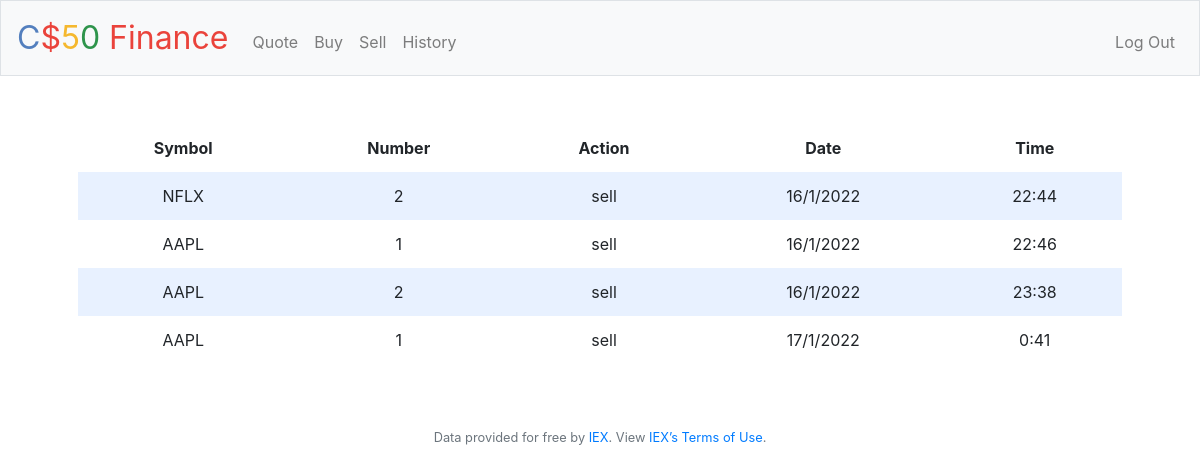
Screenshot of /history (signed in) with the database file from the repository.
### tables this page shows
CREATE TABLE history(
    id INTEGER,
    username TEXT NOT NULL,
    user_action TEXT NOT NULL,
    symbol TEXT NOT NULL,
    stock_num INT NOT NULL,
    year INT,
    month INT,
    day INT,
    hour INT,
    minutes INT,
    FOREIGN KEY(username) REFERENCES users(username),
    PRIMARY KEY(id)
    );

### app.py (the view)
@app.route("/history")
@login_required
def history():
    id = session["user_id"]
    username = db.execute("SELECT username FROM users WHERE id = ?", id)
    history = db.execute("SELECT * FROM history WHERE username = ?", username[0]['username'])
    return render_template('history.html', history=history)

### app.py (called while the page is built)
@app.after_request
def after_request(response):
    response.headers["Cache-Control"] = "no-cache, no-store, must-revalidate"
    response.headers["Expires"] = 0
    response.headers["Pragma"] = "no-cache"
    return response

### helpers.py (called while the page is built)
def login_required(f):
    @wraps(f)
    def decorated_function(*args, **kwargs):
        if session.get("user_id") is None:
            return redirect("/login")
        return f(*args, **kwargs)
    return decorated_function

### templates/history.html (shortened to what this page needs)
{% extends 'layout.html'%}
{% block main%}
<table>
    <thead>
        <th>Symbol</th>
        <th>Number</th>
        <th>Action</th>
        <th>Date</th>
        <th>Time</th>
    </thead>
    <tbody>
        {% for row in history %}
        <tr>
            <td>{{row.symbol}}</td>
            <td>{{row.stock_num}}</td>
            <td>{{row.user_action}}</td>
            <td>{{row.day}}/{{row.month}}/{{row.year}}</td>
            <td>{{row.hour}}:{{row.minutes}}</td>
        </tr>
        {% endfor%}
    </tbody>
</table>
{%endblock%}

### templates/layout.html (shortened to what this page needs)
<!DOCTYPE html>
<html lang="en">
    <head>
        <link rel="stylesheet" href="https://cdn.jsdelivr.net/npm/bootstrap@4.5.3/dist/css/bootstrap.min.css">
        <link href="/static/styles.css" rel="stylesheet">
    </head>
    <body>
        <nav class="navbar navbar-expand-md navbar-light bg-light border">
            <a class="navbar-brand" href="/"><span class="blue">C</span><span class="red">$</span><span class="yellow">5</span><span class="green">0</span> <span class="red">Finance</span></a>
            <div class="collapse navbar-collapse" id="navbar">
                {% if session.user_id %}
                    <ul class="navbar-nav mr-auto mt-2">
                        <li class="nav-item"><a class="nav-link" href="/quote">Quote</a></li>
                        <li class="nav-item"><a class="nav-link" href="/buy">Buy</a></li>
                        <li class="nav-item"><a class="nav-link" href="/sell">Sell</a></li>
                        <li class="nav-item"><a class="nav-link" href="/history">History</a></li>
                    </ul>
                    <ul class="navbar-nav ml-auto mt-2">
                        <li class="nav-item"><a class="nav-link" href="/logout">Log Out</a></li>
                    </ul>
                {% else %}
                    <ul class="navbar-nav ml-auto mt-2">
                        <li class="nav-item"><a class="nav-link" href="/register">Register</a></li>
                        <li class="nav-item"><a class="nav-link" href="/login">Log In</a></li>
                    </ul>
                {% endif %}
            </div>
        </nav>
        <main class="container p-5">
            {% block main %}{% endblock %}
        </main>
        <footer class="small text-center text-muted">
            Data provided for free by <a href="https://iextrading.com/developer">IEX</a>. View <a href="https://iextrading.com/api-exhibit-a/">IEX’s Terms of Use</a>.
        </footer>
    </body>
</html>

### static/styles.css (style rules this page uses)
nav .navbar-brand { font-size: xx-large; }
nav .navbar-brand .blue { color: #537fbe; }
nav .navbar-brand .red { color: #ea433b; }
nav .navbar-brand .yellow { color: #f5b82e; }
nav .navbar-brand .green { color: #2e944b; }
main { overflow-x: auto; text-align: center; }
table { background-color: transparent; margin-bottom: 1rem; width: 100%; }
table th, table td { padding: 0.75rem; vertical-align: middle; }
tbody tr:nth-of-type(odd) { background-color: rgb(179, 208, 255, 0.3) }

### rows the page displays
history: symbol "NFLX", stock_num "2", user_action "sell", day "16", month "1", year "2022", hour "22", minutes "44"
history: symbol "AAPL", stock_num "1", user_action "sell", day "16", month "1", year "2022", hour "22", minutes "46"
history: symbol "AAPL", stock_num "2", user_action "sell", day "16", month "1", year "2022", hour "23", minutes "38"
history: symbol "AAPL", stock_num "1", user_action "sell", day "17", month "1", year "2022", hour "0", minutes "41"
